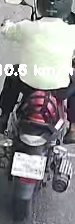
#> input picture uploads/test_motorbike/debug_crop_101.jpg, 75 x 224 px
$ python -i ocr.py   (imports and definitions only)
#> lines starting #> are read from the running program, lines starting #| are printed output that depends on the picture; after the words box and inside, x2 and y2 are one past the last pixel; in counts of white or black regions, pixels touching at a corner belong together
#> further down, picture is the input picture: shape (224, 75, 3); mean B, G, R 138.2, 136.3, 137.1
# [322 lines of commented-out code are left out]


import os
import re
from datetime import datetime
import cv2
import easyocr
import numpy as np

# Initialise once at module level — loading the model on every call is slow
# [1 line that did not run here, left out]


def _timestamp_roi(image):
    h, w = image.shape[:2]
#> h = 224; w = 75
    return image[0:int(h * 0.1), 0:int(w * 0.30)]
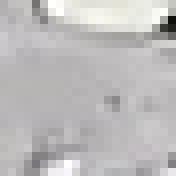
#> returned value: shape (22, 22, 3) (shown 8 times larger); mean of channels 0, 1, 2 187.2, 187.1, 188.7; drawn as B, G, R


def _preprocess_timestamp(roi):
    gray = cv2.cvtColor(roi, cv2.COLOR_BGR2GRAY)

    results = []

    # Strategy 1: fixed threshold at 140
    _, mask1 = cv2.threshold(gray, 140, 255, cv2.THRESH_BINARY)
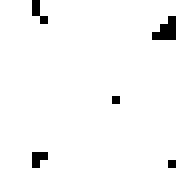
#> mask1: shape (22, 22) (shown 8 times larger); 97.1% white; black in thin lines or dots, all inside (x1, y1, x2, y2) = (4, 0, 22, 21)
    results.append(mask1)

    # Strategy 2: Otsu auto threshold
    _, mask2 = cv2.threshold(gray, 0, 255, cv2.THRESH_BINARY + cv2.THRESH_OTSU)
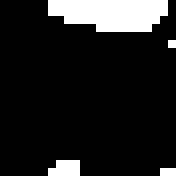
#> mask2: shape (22, 22) (shown 8 times larger); 12.2% white; 4 white regions (3 under 20 px), largest, box (x1, y1, x2, y2) and area: (6, 0, 21, 4) 49
    results.append(mask2)

    # Strategy 3: invert Otsu
    _, mask3 = cv2.threshold(gray, 0, 255, cv2.THRESH_BINARY_INV + cv2.THRESH_OTSU)
    results.append(mask3)

    # Strategy 4: CLAHE + Otsu
    clahe = cv2.createCLAHE(clipLimit=2.0, tileGridSize=(4, 4))
    enhanced = clahe.apply(gray)
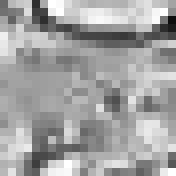
#> enhanced: shape (22, 22) (shown 8 times larger); min 14, max 255, mean 162.2
    _, mask4 = cv2.threshold(enhanced, 0, 255, cv2.THRESH_BINARY + cv2.THRESH_OTSU)
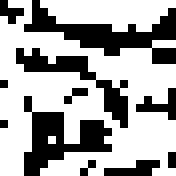
#> mask4: shape (22, 22) (shown 8 times larger); 65.3% white; black in thin lines or dots
    results.append(mask4)

    return results


def _upscale(mask):
    return cv2.resize(mask, None, fx=3, fy=3, interpolation=cv2.INTER_CUBIC)


def _extract_parts(text):
    cleaned = re.sub(r"\s+", " ", text).strip()
    cleaned = cleaned.replace("O", "0").replace("o", "0")
    cleaned = cleaned.replace(";", ":").replace(",", "/")

    cleaned = re.sub(r"(\d{2})[:;](\d{2})\s(\d{2})", r"\1:\2:\3", cleaned)
    cleaned = re.sub(r"(\d{2})\s[/\-]\s(\d{2})\s[/\-]\s(\d{4})", r"\1/\2/\3", cleaned)

    print("CLEANED OCR:", repr(cleaned))

    match = re.search(
        r"(\d{2})[/\-](\d{2})[/\-](\d{4})[\s]*(\d{2})[:;](\d{2})[:;](\d{2})",
        cleaned,
    )
    if not match:
        return None

    _, _, _, hour, minute, second = match.groups()

    date_text = datetime.now().strftime("%Y-%m-%d")
    time_text  = f"{hour}:{minute}:{second}"

    try:
        datetime.strptime(f"{date_text} {time_text}", "%Y-%m-%d %H:%M:%S")
    except ValueError:
        return None

    return date_text, time_text


def find_date_time(image):
    roi   = _timestamp_roi(image)
    masks = _preprocess_timestamp(roi)
#> masks = 4 items

    for i, mask in enumerate(masks):
        upscaled = _upscale(mask)

        if os.environ.get("OCR_DEBUG") == "1":
            cv2.imshow(f"OCR mask strategy {i+1}", upscaled)
            cv2.waitKey(0)

        # EasyOCR replacement — allowlist = same restriction as Tesseract whitelist
        detections = _reader.readtext(
            upscaled,
            allowlist="0123456789/:-",
            detail=1,
            paragraph=False,
        )
        # Sort left-to-right and join — EasyOCR may split the timestamp into fragments
        detections.sort(key=lambda r: r[0][0][0])
        text = " ".join(r[1] for r in detections)

        print(f"[Strategy {i+1}] RAW OCR: {repr(text)}")

        parts = _extract_parts(text)
        if parts:
            print(f"[Strategy {i+1}] SUCCESS: {parts}")
            return parts
#> this loop made 1 pass
#> pass 1, in find_date_time, `upscaled = _upscale(mask)`:
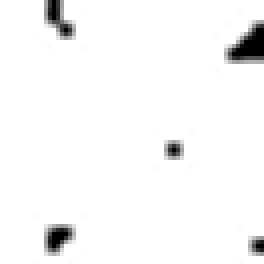
#> upscaled: shape (66, 66) (shown 4 times larger); min 0, max 255, mean 246.9

    print("[WARN] All strategies failed — falling back to now()")
    # return null
    return None,None

>>> import cv2
>>> picture = cv2.imread('uploads/test_motorbike/debug_crop_101.jpg')
#> (the run stopped early here; a loop or call above may not have finished)
